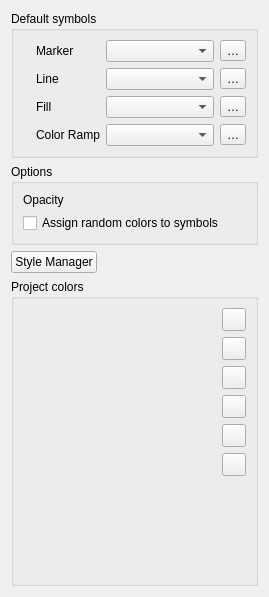
             <widget class="QWidget" name="scrollAreaWidgetContents_4">
              <property name="geometry">
               <rect>
                <x>0</x>
                <y>0</y>
                <width>269</width>
                <height>597</height>
               </rect>
              </property>
              <layout class="QVBoxLayout" name="verticalLayout_12">
               <item>
                <widget class="QgsCollapsibleGroupBox" name="groupBox">
                 <property name="title">
                  <string>Default symbols</string>
                 </property>
                 <property name="syncGroup" stdset="0">
                  <string notr="true">projstyles</string>
                 </property>
                 <layout class="QGridLayout" name="gridLayout_11">
                  <property name="leftMargin">
                   <number>9</number>
                  </property>
                  <item row="0" column="5">
                   <widget class="QToolButton" name="pbtnStyleMarker">
                    <property name="text">
                     <string>…</string>
                    </property>
                    <property name="icon">
                     <iconset resource="../../images/images.qrc">
                      <normaloff>:/images/themes/default/symbologyEdit.png</normaloff>:/images/themes/default/symbologyEdit.png</iconset>
                    </property>
                   </widget>
                  </item>
                  <item row="1" column="2">
                   <widget class="QLabel" name="lblStyleLine">
                    <property name="text">
                     <string>Line</string>
                    </property>
                    <property name="margin">
                     <number>5</number>
                    </property>
                   </widget>
                  </item>
                  <item row="3" column="0">
                   <widget class="QLabel" name="label_14">
                    <property name="sizePolicy">
                     <sizepolicy hsizetype="Fixed" vsizetype="Preferred">
                      <horstretch>0</horstretch>
                      <verstretch>0</verstretch>
                     </sizepolicy>
                    </property>
                    <property name="text">
                     <string/>
                    </property>
                    <property name="pixmap">
                     <pixmap resource="../../images/images.qrc">:/images/themes/default/styleicons/color.svg</pixmap>
                    </property>
                   </widget>
                  </item>
                  <item row="2" column="0">
                   <widget class="QLabel" name="pixStyleFill">
                    <property name="sizePolicy">
                     <sizepolicy hsizetype="Fixed" vsizetype="Preferred">
                      <horstretch>0</horstretch>
                      <verstretch>0</verstretch>
                     </sizepolicy>
                    </property>
                    <property name="text">
                     <string/>
                    </property>
                    <property name="pixmap">
                     <pixmap resource="../../images/images.qrc">:/images/themes/default/mIconPolygonLayer.svg</pixmap>
                    </property>
                   </widget>
                  </item>
                  <item row="1" column="5">
                   <widget class="QToolButton" name="pbtnStyleLine">
                    <property name="text">
                     <string>…</string>
                    </property>
                    <property name="icon">
                     <iconset resource="../../images/images.qrc">
                      <normaloff>:/images/themes/default/symbologyEdit.png</normaloff>:/images/themes/default/symbologyEdit.png</iconset>
                    </property>
                   </widget>
                  </item>
                  <item row="1" column="0">
                   <widget class="QLabel" name="pixStyleLine">
                    <property name="sizePolicy">
                     <sizepolicy hsizetype="Fixed" vsizetype="Preferred">
                      <horstretch>0</horstretch>
                      <verstretch>0</verstretch>
                     </sizepolicy>
                    </property>
                    <property name="text">
                     <string/>
                    </property>
                    <property name="pixmap">
                     <pixmap resource="../../images/images.qrc">:/images/themes/default/mIconLineLayer.svg</pixmap>
                    </property>
                   </widget>
                  </item>
                  <item row="2" column="4">
                   <widget class="QComboBox" name="cboStyleFill">
                    <property name="sizePolicy">
                     <sizepolicy hsizetype="Expanding" vsizetype="Fixed">
                      <horstretch>0</horstretch>
                      <verstretch>0</verstretch>
                     </sizepolicy>
                    </property>
                    <property name="sizeAdjustPolicy">
                     <enum>QComboBox::AdjustToMinimumContentsLength</enum>
                    </property>
                   </widget>
                  </item>
                  <item row="3" column="2">
                   <widget class="QLabel" name="lblStyleColorRamp">
                    <property name="text">
                     <string>Color Ramp</string>
                    </property>
                    <property name="margin">
                     <number>5</number>
                    </property>
                   </widget>
                  </item>
                  <item row="0" column="4">
                   <widget class="QComboBox" name="cboStyleMarker">
                    <property name="sizePolicy">
                     <sizepolicy hsizetype="Expanding" vsizetype="Fixed">
                      <horstretch>0</horstretch>
                      <verstretch>0</verstretch>
                     </sizepolicy>
                    </property>
                    <property name="sizeAdjustPolicy">
                     <enum>QComboBox::AdjustToMinimumContentsLength</enum>
                    </property>
                   </widget>
                  </item>
                  <item row="0" column="0">
                   <widget class="QLabel" name="pixStyleMarker">
                    <property name="sizePolicy">
                     <sizepolicy hsizetype="Fixed" vsizetype="Preferred">
                      <horstretch>0</horstretch>
                      <verstretch>0</verstretch>
                     </sizepolicy>
                    </property>
                    <property name="text">
                     <string/>
                    </property>
                    <property name="pixmap">
                     <pixmap resource="../../images/images.qrc">:/images/themes/default/mIconPointLayer.svg</pixmap>
                    </property>
                   </widget>
                  </item>
                  <item row="0" column="2">
                   <widget class="QLabel" name="lblStyleMarker">
                    <property name="text">
                     <string>Marker</string>
                    </property>
                    <property name="margin">
                     <number>5</number>
                    </property>
                   </widget>
                  </item>
                  <item row="2" column="5">
                   <widget class="QToolButton" name="pbtnStyleFill">
                    <property name="text">
                     <string>…</string>
                    </property>
                    <property name="icon">
                     <iconset resource="../../images/images.qrc">
                      <normaloff>:/images/themes/default/symbologyEdit.png</normaloff>:/images/themes/default/symbologyEdit.png</iconset>
                    </property>
                   </widget>
                  </item>
                  <item row="2" column="2">
                   <widget class="QLabel" name="lblStyleFill">
                    <property name="text">
                     <string>Fill</string>
                    </property>
                    <property name="margin">
                     <number>5</number>
                    </property>
                   </widget>
                  </item>
                  <item row="1" column="4">
                   <widget class="QComboBox" name="cboStyleLine">
                    <property name="sizePolicy">
                     <sizepolicy hsizetype="Expanding" vsizetype="Fixed">
                      <horstretch>0</horstretch>
                      <verstretch>0</verstretch>
                     </sizepolicy>
                    </property>
                    <property name="sizeAdjustPolicy">
                     <enum>QComboBox::AdjustToMinimumContentsLength</enum>
                    </property>
                   </widget>
                  </item>
                  <item row="3" column="4">
                   <widget class="QComboBox" name="cboStyleColorRamp">
                    <property name="sizePolicy">
                     <sizepolicy hsizetype="Expanding" vsizetype="Fixed">
                      <horstretch>0</horstretch>
                      <verstretch>0</verstretch>
                     </sizepolicy>
                    </property>
                    <property name="sizeAdjustPolicy">
                     <enum>QComboBox::AdjustToMinimumContentsLength</enum>
                    </property>
                   </widget>
                  </item>
                  <item row="3" column="5">
                   <widget class="QToolButton" name="pbtnStyleColorRamp">
                    <property name="text">
                     <string>…</string>
                    </property>
                    <property name="icon">
                     <iconset resource="../../images/images.qrc">
                      <normaloff>:/images/themes/default/symbologyEdit.png</normaloff>:/images/themes/default/symbologyEdit.png</iconset>
                    </property>
                   </widget>
                  </item>
                 </layout>
                </widget>
               </item>
               <item>
                <widget class="QgsCollapsibleGroupBox" name="groupBox_2">
                 <property name="title">
                  <string>Options</string>
                 </property>
                 <property name="syncGroup" stdset="0">
                  <string notr="true">projstyles</string>
                 </property>
                 <layout class="QVBoxLayout" name="verticalLayout_18">
                  <item>
                   <layout class="QHBoxLayout" name="horizontalLayout_6" stretch="0,1">
                    <item>
                     <widget class="QLabel" name="label_27">
                      <property name="text">
                       <string>Opacity</string>
                      </property>
                     </widget>
                    </item>
                    <item>
                     <widget class="QgsOpacityWidget" name="mDefaultOpacityWidget" native="true">
                      <property name="focusPolicy">
                       <enum>Qt::StrongFocus</enum>
                      </property>
                     </widget>
                    </item>
                   </layout>
                  </item>
                  <item>
                   <widget class="QCheckBox" name="cbxStyleRandomColors">
                    <property name="text">
                     <string>Assign random colors to symbols</string>
                    </property>
                   </widget>
                  </item>
                 </layout>
                </widget>
               </item>
               <item>
                <layout class="QHBoxLayout" name="horizontalLayout_3">
                 <item>
                  <widget class="QPushButton" name="pbtnStyleManager">
                   <property name="text">
                    <string>Style Manager</string>
                   </property>
                  </widget>
                 </item>
                 <item>
                  <spacer name="horizontalSpacer">
                   <property name="orientation">
                    <enum>Qt::Horizontal</enum>
                   </property>
                   <property name="sizeHint" stdset="0">
                    <size>
                     <width>40</width>
                     <height>20</height>
                    </size>
                   </property>
                  </spacer>
                 </item>
                </layout>
               </item>
               <item>
                <widget class="QgsCollapsibleGroupBox" name="groupBox_7">
                 <property name="title">
                  <string>Project colors</string>
                 </property>
                 <layout class="QGridLayout" name="gridLayout_12">
                  <item row="2" column="1">
                   <widget class="QToolButton" name="mButtonCopyColors">
                    <property name="toolTip">
                     <string>Copy colors</string>
                    </property>
                    <property name="text">
                     <string/>
                    </property>
                    <property name="icon">
                     <iconset resource="../../images/images.qrc">
                      <normaloff>:/images/themes/default/mActionEditCopy.svg</normaloff>:/images/themes/default/mActionEditCopy.svg</iconset>
                    </property>
                   </widget>
                  </item>
                  <item row="6" column="1">
                   <spacer name="verticalSpacer_12">
                    <property name="orientation">
                     <enum>Qt::Vertical</enum>
                    </property>
                    <property name="sizeHint" stdset="0">
                     <size>
                      <width>20</width>
                      <height>40</height>
                     </size>
                    </property>
                   </spacer>
                  </item>
                  <item row="0" column="1">
                   <widget class="QToolButton" name="mButtonAddColor">
                    <property name="toolTip">
                     <string>Add color</string>
                    </property>
                    <property name="text">
                     <string/>
                    </property>
                    <property name="icon">
                     <iconset resource="../../images/images.qrc">
                      <normaloff>:/images/themes/default/symbologyAdd.svg</normaloff>:/images/themes/default/symbologyAdd.svg</iconset>
                    </property>
                   </widget>
                  </item>
                  <item row="3" column="1">
                   <widget class="QToolButton" name="mButtonPasteColors">
                    <property name="toolTip">
                     <string>Paste colors</string>
                    </property>
                    <property name="text">
                     <string/>
                    </property>
                    <property name="icon">
                     <iconset resource="../../images/images.qrc">
                      <normaloff>:/images/themes/default/mActionEditPaste.svg</normaloff>:/images/themes/default/mActionEditPaste.svg</iconset>
                    </property>
                   </widget>
                  </item>
                  <item row="1" column="1">
                   <widget class="QToolButton" name="mButtonRemoveColor">
                    <property name="toolTip">
                     <string>Remove color</string>
                    </property>
                    <property name="text">
                     <string/>
                    </property>
                    <property name="icon">
                     <iconset resource="../../images/images.qrc">
                      <normaloff>:/images/themes/default/symbologyRemove.svg</normaloff>:/images/themes/default/symbologyRemove.svg</iconset>
                    </property>
                   </widget>
                  </item>
                  <item row="0" column="0" rowspan="8">
                   <widget class="QgsColorSchemeList" name="mTreeProjectColors" native="true"/>
                  </item>
                  <item row="4" column="1">
                   <widget class="QToolButton" name="mButtonImportColors">
                    <property name="statusTip">
                     <string>Import colors</string>
                    </property>
                    <property name="text">
                     <string/>
                    </property>
                    <property name="icon">
                     <iconset resource="../../images/images.qrc">
                      <normaloff>:/images/themes/default/mActionFileOpen.svg</normaloff>:/images/themes/default/mActionFileOpen.svg</iconset>
                    </property>
                   </widget>
                  </item>
                  <item row="5" column="1">
                   <widget class="QToolButton" name="mButtonExportColors">
                    <property name="toolTip">
                     <string>Export colors</string>
                    </property>
                    <property name="text">
                     <string/>
                    </property>
                    <property name="icon">
                     <iconset resource="../../images/images.qrc">
                      <normaloff>:/images/themes/default/mActionFileSave.svg</normaloff>:/images/themes/default/mActionFileSave.svg</iconset>
                    </property>
                   </widget>
                  </item>
                 </layout>
                </widget>
               </item>
              </layout>
             </widget>
